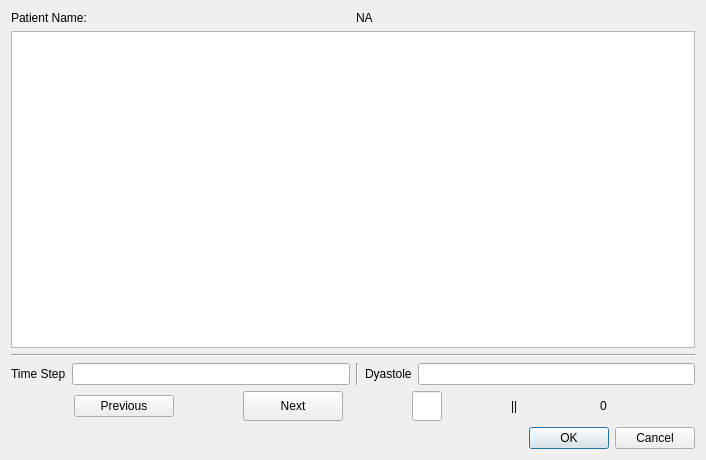
<?xml version="1.0" encoding="UTF-8"?>
<ui version="4.0">
 <class>ManualPatientNumberingDialog</class>
 <widget class="QDialog" name="ManualPatientNumberingDialog">
  <property name="geometry">
   <rect>
    <x>0</x>
    <y>0</y>
    <width>706</width>
    <height>460</height>
   </rect>
  </property>
  <property name="windowTitle">
   <string>Syastole - Dyastole set up</string>
  </property>
  <layout class="QVBoxLayout" name="verticalLayout">
   <item>
    <layout class="QHBoxLayout" name="horizontalLayout_2">
     <item>
      <widget class="QLabel" name="label_3">
       <property name="text">
        <string>Patient Name: </string>
       </property>
      </widget>
     </item>
     <item>
      <widget class="QLabel" name="patientNameLabel">
       <property name="text">
        <string>NA</string>
       </property>
      </widget>
     </item>
    </layout>
   </item>
   <item>
    <widget class="QGraphicsView" name="graphicsView"/>
   </item>
   <item>
    <widget class="Line" name="line_2">
     <property name="orientation">
      <enum>Qt::Horizontal</enum>
     </property>
    </widget>
   </item>
   <item>
    <layout class="QHBoxLayout" name="horizontalLayout">
     <item>
      <widget class="QLabel" name="label">
       <property name="text">
        <string>Time Step</string>
       </property>
      </widget>
     </item>
     <item>
      <widget class="QLineEdit" name="timeStepLineEdit"/>
     </item>
     <item>
      <widget class="Line" name="line">
       <property name="orientation">
        <enum>Qt::Vertical</enum>
       </property>
      </widget>
     </item>
     <item>
      <widget class="QLabel" name="label_2">
       <property name="text">
        <string>Dyastole</string>
       </property>
      </widget>
     </item>
     <item>
      <widget class="QLineEdit" name="dyastoleLineEdit"/>
     </item>
    </layout>
   </item>
   <item>
    <layout class="QGridLayout" name="gridLayout">
     <item row="0" column="2">
      <widget class="QLineEdit" name="noImlineEdit">
       <property name="maximumSize">
        <size>
         <width>30</width>
         <height>30</height>
        </size>
       </property>
      </widget>
     </item>
     <item row="0" column="3">
      <widget class="QLabel" name="sepImLabel">
       <property name="maximumSize">
        <size>
         <width>20</width>
         <height>30</height>
        </size>
       </property>
       <property name="text">
        <string>||</string>
       </property>
      </widget>
     </item>
     <item row="0" column="0">
      <widget class="QPushButton" name="previousButton">
       <property name="enabled">
        <bool>true</bool>
       </property>
       <property name="minimumSize">
        <size>
         <width>100</width>
         <height>0</height>
        </size>
       </property>
       <property name="maximumSize">
        <size>
         <width>100</width>
         <height>16777215</height>
        </size>
       </property>
       <property name="text">
        <string>Previous</string>
       </property>
      </widget>
     </item>
     <item row="0" column="4">
      <widget class="QLabel" name="maxNoImLabel">
       <property name="maximumSize">
        <size>
         <width>30</width>
         <height>30</height>
        </size>
       </property>
       <property name="text">
        <string>0</string>
       </property>
      </widget>
     </item>
     <item row="0" column="1">
      <widget class="QPushButton" name="nextButton">
       <property name="minimumSize">
        <size>
         <width>100</width>
         <height>30</height>
        </size>
       </property>
       <property name="maximumSize">
        <size>
         <width>100</width>
         <height>30</height>
        </size>
       </property>
       <property name="text">
        <string>Next</string>
       </property>
      </widget>
     </item>
    </layout>
   </item>
   <item>
    <widget class="QDialogButtonBox" name="buttonBox">
     <property name="orientation">
      <enum>Qt::Horizontal</enum>
     </property>
     <property name="standardButtons">
      <set>QDialogButtonBox::Cancel|QDialogButtonBox::Ok</set>
     </property>
    </widget>
   </item>
  </layout>
 </widget>
 <resources/>
 <connections>
  <connection>
   <sender>buttonBox</sender>
   <signal>accepted()</signal>
   <receiver>ManualPatientNumberingDialog</receiver>
   <slot>accept()</slot>
   <hints>
    <hint type="sourcelabel">
     <x>248</x>
     <y>254</y>
    </hint>
    <hint type="destinationlabel">
     <x>157</x>
     <y>274</y>
    </hint>
   </hints>
  </connection>
  <connection>
   <sender>buttonBox</sender>
   <signal>rejected()</signal>
   <receiver>ManualPatientNumberingDialog</receiver>
   <slot>reject()</slot>
   <hints>
    <hint type="sourcelabel">
     <x>316</x>
     <y>260</y>
    </hint>
    <hint type="destinationlabel">
     <x>286</x>
     <y>274</y>
    </hint>
   </hints>
  </connection>
 </connections>
</ui>
